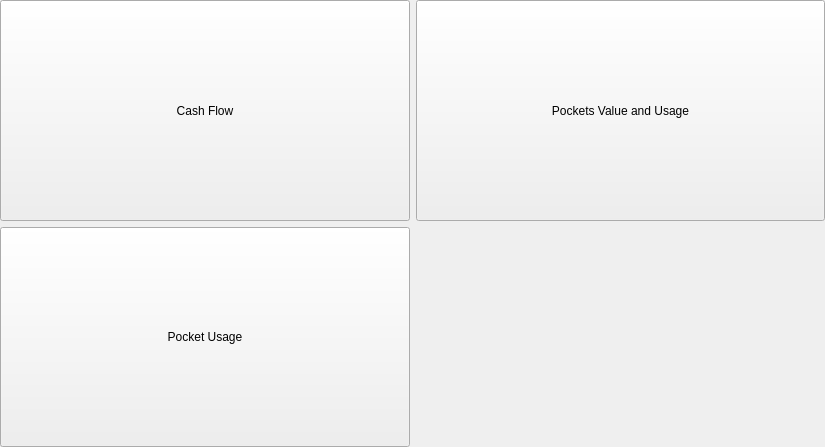
<?xml version="1.0" encoding="UTF-8"?>
<ui version="4.0">
 <class>StatisticsSelectionWidget</class>
 <widget class="QWidget" name="StatisticsSelectionWidget">
  <property name="geometry">
   <rect>
    <x>0</x>
    <y>0</y>
    <width>825</width>
    <height>447</height>
   </rect>
  </property>
  <property name="windowTitle">
   <string>Form</string>
  </property>
  <layout class="QGridLayout" name="gridLayout">
   <property name="leftMargin">
    <number>0</number>
   </property>
   <property name="topMargin">
    <number>0</number>
   </property>
   <property name="rightMargin">
    <number>0</number>
   </property>
   <property name="bottomMargin">
    <number>0</number>
   </property>
   <item row="0" column="0">
    <widget class="QPushButton" name="m_cashFlow_btn">
     <property name="sizePolicy">
      <sizepolicy hsizetype="Minimum" vsizetype="Minimum">
       <horstretch>0</horstretch>
       <verstretch>0</verstretch>
      </sizepolicy>
     </property>
     <property name="text">
      <string>Cash Flow</string>
     </property>
    </widget>
   </item>
   <item row="0" column="1">
    <widget class="QPushButton" name="m_pocketValueAndUsage_btn">
     <property name="sizePolicy">
      <sizepolicy hsizetype="Minimum" vsizetype="Minimum">
       <horstretch>0</horstretch>
       <verstretch>0</verstretch>
      </sizepolicy>
     </property>
     <property name="text">
      <string>Pockets Value and Usage</string>
     </property>
    </widget>
   </item>
   <item row="1" column="0">
    <widget class="QPushButton" name="m_pocketUsage_btn">
     <property name="sizePolicy">
      <sizepolicy hsizetype="Minimum" vsizetype="Minimum">
       <horstretch>0</horstretch>
       <verstretch>0</verstretch>
      </sizepolicy>
     </property>
     <property name="text">
      <string>Pocket Usage</string>
     </property>
    </widget>
   </item>
  </layout>
 </widget>
 <resources/>
 <connections/>
</ui>
